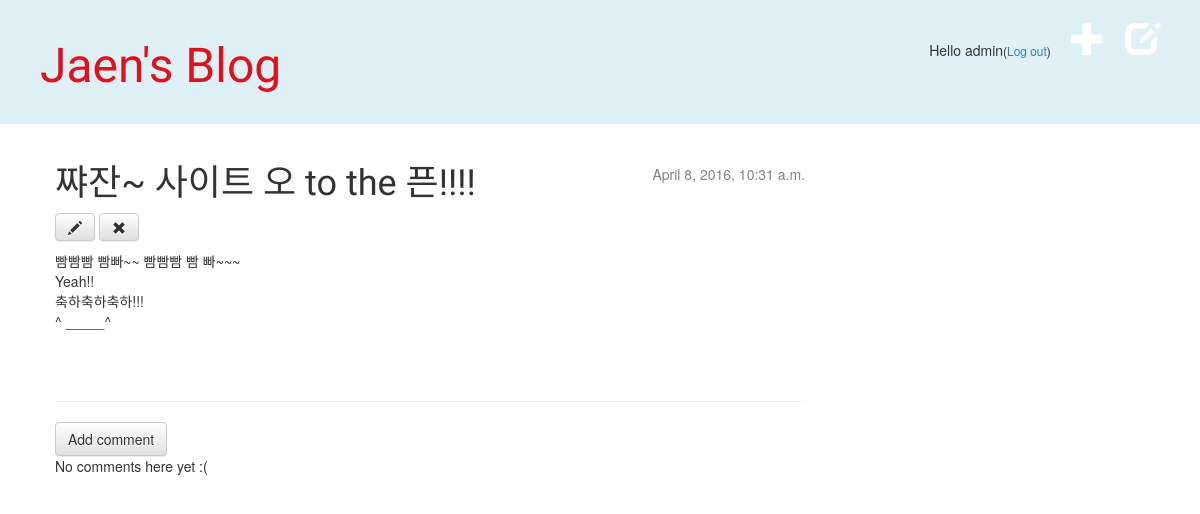
Page /post/1/ (signed in) on the earlier database version.
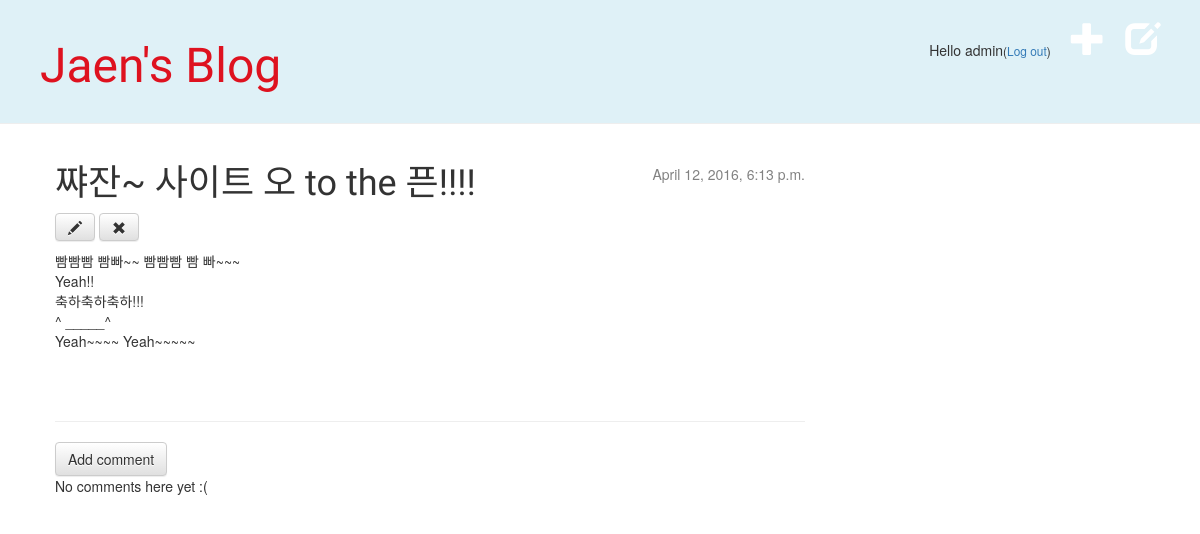
Same page on the later database version.
### blog/models.py (models this page shows, shortened)
class Post(models.Model):
    author = models.ForeignKey('auth.User')
    title = models.CharField(max_length=200)
    text = models.TextField()
    created_date = models.DateTimeField(
            default=timezone.now)
    published_date = models.DateTimeField(
            blank=True, null=True)

### blog/views.py (the view)
# urls.py: url(r'^post/(?P<pk>[0-9]+)/$', views.post_detail, name='post_detail'),
@login_required
def post_detail(request, pk):
        post = get_object_or_404(Post, pk=pk)
        return render(request, 'blog/post_detail.html', {'post': post})

### blog/templates/blog/post_detail.html
{% extends 'blog/base.html' %}
{% block content %}
    <div class="post">
        {% if post.published_date %}
            <div class="date">
                {{ post.published_date }}
            </div>
        {% else %}
          <div class="edit_btn">
          <a class="btn btn-default" href="{% url 'blog.views.post_publish' pk=post.pk %}">Publish</a>
          </div>
        {% endif %}
        <h1>{{ post.title }}</h1>
        <div class="edit_btn">
          <a class="btn btn-default" href="{% url 'post_edit' pk=post.pk %}"><span class="glyphicon glyphicon-pencil"></span></a>
          <a class="btn btn-default" href="{% url 'post_remove' pk=post.pk %}"><span class="glyphicon glyphicon-remove"></span></a>
        </div>
        <p>{{ post.text|linebreaks }}</p>
    </div>
    <hr>
  <a class="btn btn-default" href="{% url 'add_comment_to_post' pk=post.pk %}">Add comment</a>
  {% for comment in post.comments.all %}
      {% if user.is_authenticated or comment.approved_comment %}
        <div class="comment">
          <div class="date">
              {{ comment.created_date }}
              {% if not comment.approved_comment %}
                  <a class="btn btn-default" href="{% url 'comment_remove' pk=comment.pk %}"><span class="glyphicon glyphicon-remove"></span></a>
              {% endif %}
          </div>
          <strong>{{ comment.author }}</strong>
          <p>{{ comment.text|linebreaks }}</p>
        </div>
      {% endif %}
    {% empty %}
      <p>No comments here yet :(</p>
  {% endfor %}
{% endblock %}

Differences in the rows shown:
changed Post "쨔잔~ 사이트 오 to the 픈!!!!": published_date "April 8, 2016, 10:31 a.m." → "April 12, 2016, 6:13 p.m."; text "빰빰빰 빰빠~~ 빰빰빰 빰 빠~~~ Yeah!! 축하축하축하!!! ^ _____^" → "빰빰빰 빰빠~~ 빰빰빰 빰 빠~~~ Yeah!! 축하축하축하!!! ^ _____^ Yeah~~~~ Yeah~~~~~"
